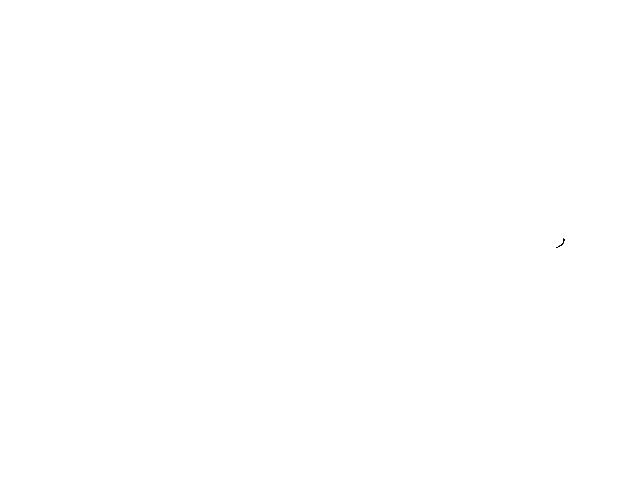
Frame 1 (no input)
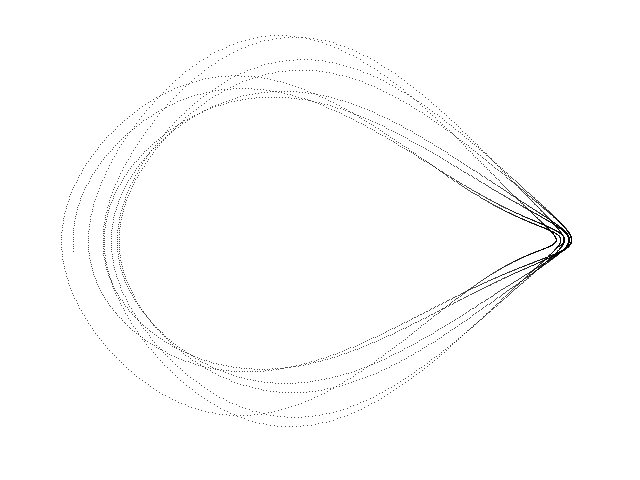
Frame 60 (the mouse pressed at the canvas centre just before this capture)
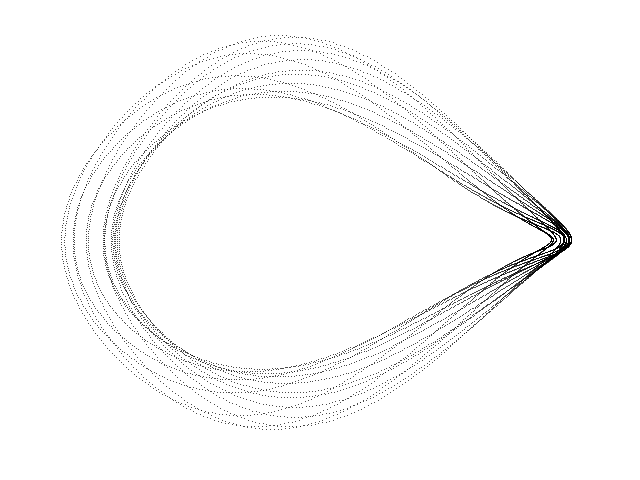
Frame 120 (the mouse held since frame 60 and released just before this capture)

The Processing sketch that drew these frames (run headless with seeded random() and noise(); from frame 60 on, the mouse is pressed at the canvas centre):

// Processing sketch: Sprott_Linz_A
// ── Sprott_Linz_A.pde
// Sprott-Linz A chaotic attractor //

  float x = 0.1;
  float y = 0.1;
  float z = 0.1;
  float dt = 0.01;


void setup() {
  
  size(640, 480);
  background(255);
  
}

void draw() {
  
  for (int i=0; i<100; i++) {
    
    float nx = x;
    float ny = y;
    float nz = z;
        
    x = nx + dt * (ny);
    y = ny + dt * (-nx + ny * nz);
    z = nz + dt * (1.0 - pow(ny, 2.0)); 
  
    point(540 + (160 * x), 240 + (80 * y));
        
  }

}
